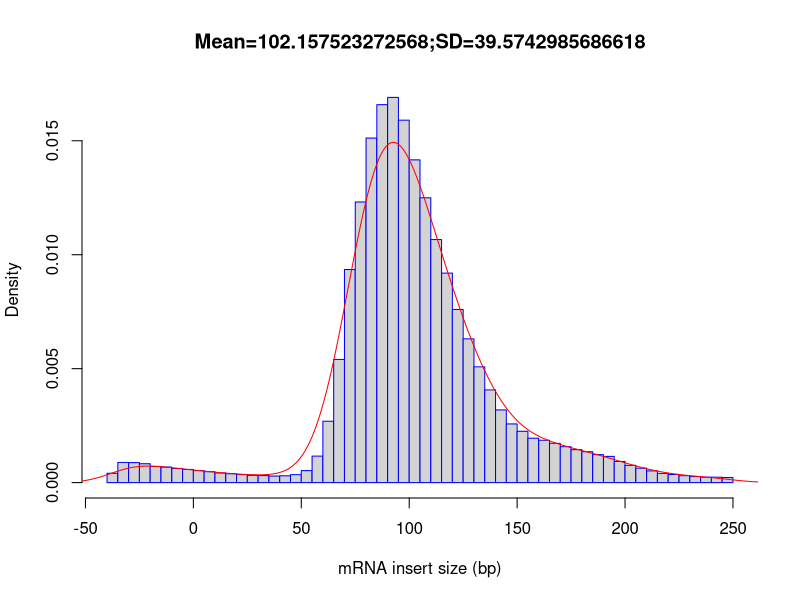

Source code (R):
out_file = 'qc/rseqc/ML.DmBG3.c2.124-rep3.inner_distance_freq'
pdf('qc/rseqc/ML.DmBG3.c2.124-rep3.inner_distance_freq.inner_distance_plot.pdf')
fragsize=rep(c(-247.5,-242.5,-237.5,-232.5,-227.5,-222.5,-217.5,-212.5,-207.5,-202.5,-197.5,-192.5,-187.5,-182.5,-177.5,-172.5,-167.5,-162.5,-157.5,-152.5,-147.5,-142.5,-137.5,-132.5,-127.5,-122.5,-117.5,-112.5,-107.5,-102.5,-97.5,-92.5,-87.5,-82.5,-77.5,-72.5,-67.5,-62.5,-57.5,-52.5,-47.5,-42.5,-37.5,-32.5,-27.5,-22.5,-17.5,-12.5,-7.5,-2.5,2.5,7.5,12.5,17.5,22.5,27.5,32.5,37.5,42.5,47.5,52.5,57.5,62.5,67.5,72.5,77.5,82.5,87.5,92.5,97.5,102.5,107.5,112.5,117.5,122.5,127.5,132.5,137.5,142.5,147.5,152.5,157.5,162.5,167.5,172.5,177.5,182.5,187.5,192.5,197.5,202.5,207.5,212.5,217.5,222.5,227.5,232.5,237.5,242.5,247.5),times=c(0,0,0,0,0,0,0,0,0,0,0,0,0,0,0,0,0,0,0,0,0,0,0,0,0,0,0,0,0,0,0,0,0,0,0,0,0,0,0,0,0,0,1890,4088,4052,3822,3273,3144,2872,2664,2423,2207,1950,1789,1612,1470,1418,1322,1374,1616,2434,5367,12436,24960,43187,56873,69829,76599,78070,73456,65409,57723,49257,42462,35084,29137,23465,18790,14729,11888,10405,8998,8588,7962,7273,6676,6261,5669,5308,4283,3501,2923,2374,1869,1646,1399,1224,1100,1098,1029))
frag_sd = sd(fragsize)
frag_mean = mean(fragsize)
frag_median = median(fragsize)
write(x=c("Name","Mean","Median","sd"), sep="	", file=stdout(),ncolumns=4)
write(c(out_file,frag_mean,frag_median,frag_sd),sep="	", file=stdout(),ncolumns=4)
hist(fragsize,probability=T,breaks=100,xlab="mRNA insert size (bp)",main=paste(c("Mean=",frag_mean,";","SD=",frag_sd),collapse=""),border="blue")
lines(density(fragsize,bw=10),col='red')
dev.off()
